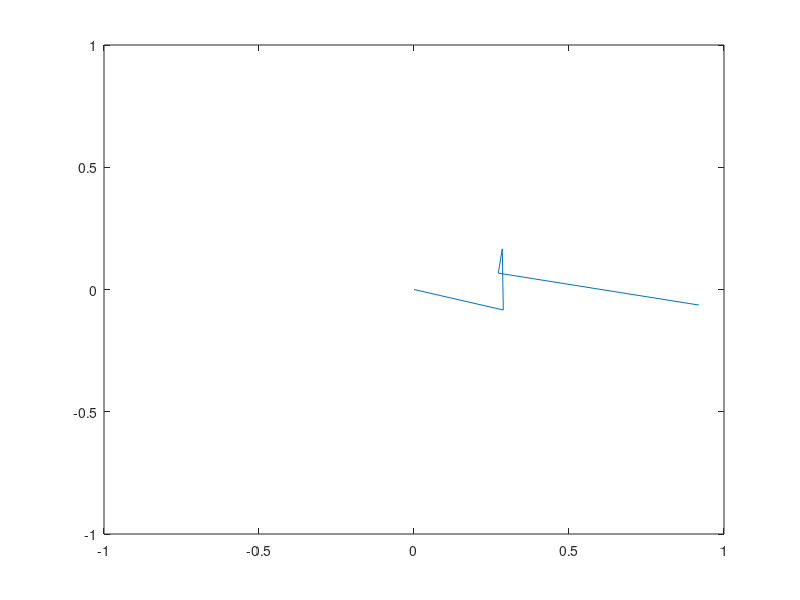

The MATLAB source for this figure:
%% Practice 2024.03.13.
% *Direct kinematic* 

L1 = 0.3; % Upper arm length
L2 = 0.25; % Lower arm
L3 = 0.1;   % Hand
L4 = 0.66; %pencil

t = linspace(0,3,300); % Time 0s -> 3s;

a1 = 2*t;       % Shoulder angle
a2 = 3*t.^2;    % Elbow angle
a3 = t;         % Wrist angle
a4 = t/2;       %pencil and wirst angle

a12 = a1 + a2;          %calculate the summed angles for the next step
a123 = a12 + a3;
a1234 = a123 + a4;

%% Compute vertex locations
E1 = [L1.*cos(a1); L1.*sin(a1)];   %coordinates of the elbow
E2 = [E1(1,:)+ L2.*cos(a12); E1(2,:) + L2.*sin(a12)];   %coordinates of the wrist
E3 = [E2(1,:) + L3.*cos(a123); E2(2,:) + L3.*sin(a123)]; %coordinates of the finger tip
E4 = [E3(1,:) + L4.*cos(a1234); E3(2,:) + L4.*sin(a1234)]; %coordinates: end of the pencil


%% Plot the arm movemets

for i = 1:300
    plot([0, E1(1,i), E2(1,i),E3(1,i), E4(1,i)], [0, E1(2,i), E2(2,i),E3(2,i),E4(2,i)])
    axis([-0.5,0.5,-0.5,0.5]);
    xlim([-1,1]);
    ylim([-1,1]);
    drawnow;
    pause(0.001);
end
    



